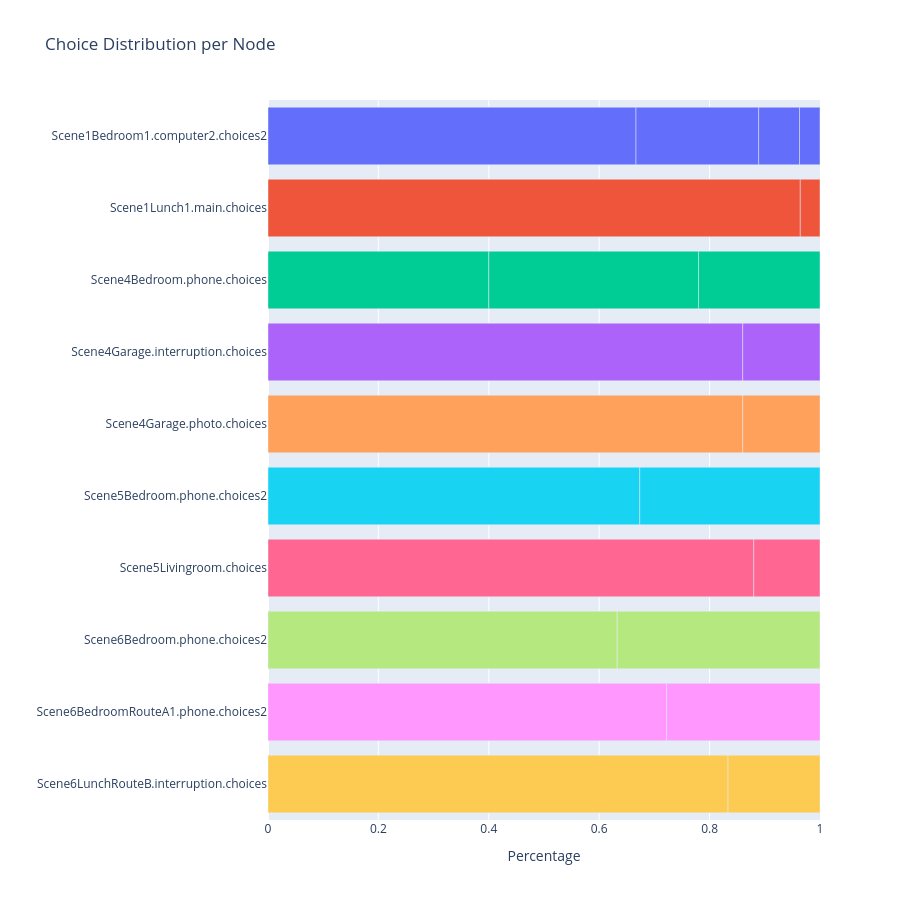

Notebook cell for this chart:
### Code cell
fig = px.bar(
	df_nodes,
	x="percentage",
	y="node",
	color="node",
	orientation="h",
	hover_data={
		"option": True,
		"percentage": ":.2f",
		"node": False
	},
	title="Choice Distribution per Node"
)

fig.update_layout(
	yaxis_title="",
	xaxis_title="Percentage",
	height=900,
	showlegend=False
)

fig.update_xaxes(range=[0, 1])

fig.show()

### Figure 1 — Plotly figure (JSON) as saved in the notebook; plotly's stock layout.template omitted (floating-point values rounded to 4 significant figures)
{"data": [{"customdata": [["2º de la ESO"], ["4º de la ESO"], ["3º de la ESO"], ["1º de la ESO"]], "hovertemplate": "percentage=%{x:.2f}<br>option=%{customdata[0]}<extra></extra>", "legendgroup": "Scene1Bedroom1.computer2.choices2", "marker": {"color": "#636efa", "pattern": {"shape": ""}}, "name": "Scene1Bedroom1.computer2.choices2", "orientation": "h", "showlegend": true, "textposition": "auto", "type": "bar", "x": [0.6667, 0.2222, 0.07407, 0.03704], "xaxis": "x", "y": ["Scene1Bedroom1.computer2.choices2", "Scene1Bedroom1.computer2.choices2", "Scene1Bedroom1.computer2.choices2", "Scene1Bedroom1.computer2.choices2"], "yaxis": "y"}, {"customdata": [["Contarles sobre mi día."], ["No contarles sobre mi día."]], "hovertemplate": "percentage=%{x:.2f}<br>option=%{customdata[0]}<extra></extra>", "legendgroup": "Scene1Lunch1.main.choices", "marker": {"color": "#EF553B", "pattern": {"shape": ""}}, "name": "Scene1Lunch1.main.choices", "orientation": "h", "showlegend": true, "textposition": "auto", "type": "bar", "x": [0.9643, 0.03571], "xaxis": "x", "y": ["Scene1Lunch1.main.choices", "Scene1Lunch1.main.choices"], "yaxis": "y"}, {"customdata": [["Por la foto."], ["Prefiero no hablar de ello."], ["Por nuestra relación."]], "hovertemplate": "percentage=%{x:.2f}<br>option=%{customdata[0]}<extra></extra>", "legendgroup": "Scene4Bedroom.phone.choices", "marker": {"color": "#00cc96", "pattern": {"shape": ""}}, "name": "Scene4Bedroom.phone.choices", "orientation": "h", "showlegend": true, "textposition": "auto", "type": "bar", "x": [0.4, 0.38, 0.22], "xaxis": "x", "y": ["Scene4Bedroom.phone.choices", "Scene4Bedroom.phone.choices", "Scene4Bedroom.phone.choices"], "yaxis": "y"}, {"customdata": [["Nadie lo va a saber."], ["No te incumbe."]], "hovertemplate": "percentage=%{x:.2f}<br>option=%{customdata[0]}<extra></extra>", "legendgroup": "Scene4Garage.interruption.choices", "marker": {"color": "#ab63fa", "pattern": {"shape": ""}}, "name": "Scene4Garage.interruption.choices", "orientation": "h", "showlegend": true, "textposition": "auto", "type": "bar", "x": [0.86, 0.14], "xaxis": "x", "y": ["Scene4Garage.interruption.choices", "Scene4Garage.interruption.choices"], "yaxis": "y"}, {"customdata": [["Decir la verdad."], ["Mentir."]], "hovertemplate": "percentage=%{x:.2f}<br>option=%{customdata[0]}<extra></extra>", "legendgroup": "Scene4Garage.photo.choices", "marker": {"color": "#FFA15A", "pattern": {"shape": ""}}, "name": "Scene4Garage.photo.choices", "orientation": "h", "showlegend": true, "textposition": "auto", "type": "bar", "x": [0.86, 0.14], "xaxis": "x", "y": ["Scene4Garage.photo.choices", "Scene4Garage.photo.choices"], "yaxis": "y"}, {"customdata": [["No mandar nada."], ["Mandar una foto."]], "hovertemplate": "percentage=%{x:.2f}<br>option=%{customdata[0]}<extra></extra>", "legendgroup": "Scene5Bedroom.phone.choices2", "marker": {"color": "#19d3f3", "pattern": {"shape": ""}}, "name": "Scene5Bedroom.phone.choices2", "orientation": "h", "showlegend": true, "textposition": "auto", "type": "bar", "x": [0.6735, 0.3265], "xaxis": "x", "y": ["Scene5Bedroom.phone.choices2", "Scene5Bedroom.phone.choices2"], "yaxis": "y"}, {"customdata": [["Preguntar por su reacción."], ["Ofenderse."]], "hovertemplate": "percentage=%{x:.2f}<br>option=%{customdata[0]}<extra></extra>", "legendgroup": "Scene5Livingroom.choices", "marker": {"color": "#FF6692", "pattern": {"shape": ""}}, "name": "Scene5Livingroom.choices", "orientation": "h", "showlegend": true, "textposition": "auto", "type": "bar", "x": [0.88, 0.12], "xaxis": "x", "y": ["Scene5Livingroom.choices", "Scene5Livingroom.choices"], "yaxis": "y"}, {"customdata": [["Ya no quiero enviar más fotos."], ["Enviar otra foto."]], "hovertemplate": "percentage=%{x:.2f}<br>option=%{customdata[0]}<extra></extra>", "legendgroup": "Scene6Bedroom.phone.choices2", "marker": {"color": "#B6E880", "pattern": {"shape": ""}}, "name": "Scene6Bedroom.phone.choices2", "orientation": "h", "showlegend": true, "textposition": "auto", "type": "bar", "x": [0.6327, 0.3673], "xaxis": "x", "y": ["Scene6Bedroom.phone.choices2", "Scene6Bedroom.phone.choices2"], "yaxis": "y"}, {"customdata": [["Aceptar."], ["Negarse."]], "hovertemplate": "percentage=%{x:.2f}<br>option=%{customdata[0]}<extra></extra>", "legendgroup": "Scene6BedroomRouteA1.phone.choices2", "marker": {"color": "#FF97FF", "pattern": {"shape": ""}}, "name": "Scene6BedroomRouteA1.phone.choices2", "orientation": "h", "showlegend": true, "textposition": "auto", "type": "bar", "x": [0.7222, 0.2778], "xaxis": "x", "y": ["Scene6BedroomRouteA1.phone.choices2", "Scene6BedroomRouteA1.phone.choices2"], "yaxis": "y"}, {"customdata": [["Decir la verdad."], ["Mentir."]], "hovertemplate": "percentage=%{x:.2f}<br>option=%{customdata[0]}<extra></extra>", "legendgroup": "Scene6LunchRouteB.interruption.choices", "marker": {"color": "#FECB52", "pattern": {"shape": ""}}, "name": "Scene6LunchRouteB.interruption.choices", "orientation": "h", "showlegend": true, "textposition": "auto", "type": "bar", "x": [0.8333, 0.1667], "xaxis": "x", "y": ["Scene6LunchRouteB.interruption.choices", "Scene6LunchRouteB.interruption.choices"], "yaxis": "y"}], "layout": {"barmode": "relative", "height": 900, "legend": {"title": {"text": "node"}, "tracegroupgap": 0}, "showlegend": false, "title": {"text": "Choice Distribution per Node"}, "xaxis": {"anchor": "y", "domain": [0, 1], "range": [0, 1], "title": {"text": "Percentage"}}, "yaxis": {"anchor": "x", "categoryarray": ["Scene6LunchRouteB.interruption.choices", "Scene6BedroomRouteA1.phone.choices2", "Scene6Bedroom.phone.choices2", "Scene5Livingroom.choices", "Scene5Bedroom.phone.choices2", "Scene4Garage.photo.choices", "Scene4Garage.interruption.choices", "Scene4Bedroom.phone.choices", "Scene1Lunch1.main.choices", "Scene1Bedroom1.computer2.choices2"], "categoryorder": "array", "domain": [0, 1], "title": {"text": ""}}}}
